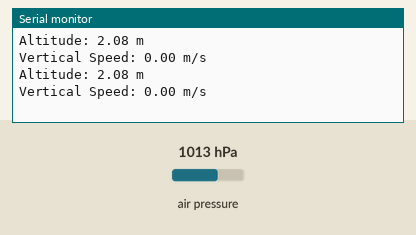
Simulated run of this sketch. Board: Raspberry Pi Pico. Parts: the last lines printed to the serial monitor. The inputs (shaded band) are chosen by the test bench; at power-on: air pressure 1013 hPa.

Above: at 1.2 s.
1.3 s: air pressure set to 952 hPa
At 1.81 s:
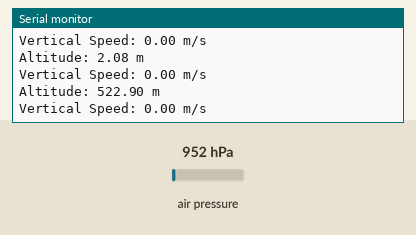
2.8 s: air pressure set to 975 hPa
At 3.4 s:
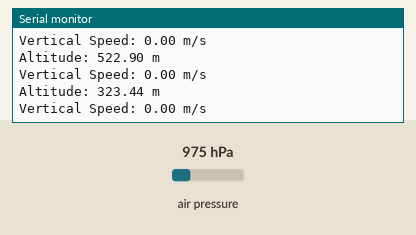
Timing chart, 0 to 5.8 s (numbered marks = the images above; inputs shaded):
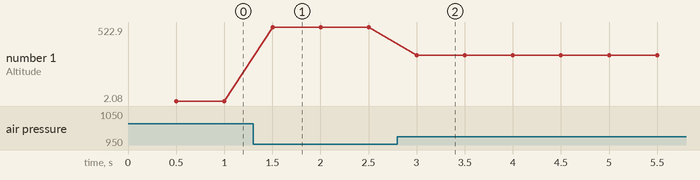

The sketch:

combined_125.ino
```cpp
// snippet: combined_125
// tags: combined, multi-sensor, millis, adafruit_bmp280
// boards: avr, esp32, megaavr, nano33iot, romi32u4, rp2040
// library: Adafruit_BMP280
// description: BMP280 altitude logger: Declare float altitude, prevAltitude, verticalSpeed globally
// prompts: bmp280, altitude, logger, declare, float, altitude
// verified: compile-only
// source: kd-generated (id 125)
// exact-include: Wire.h, Adafruit_BMP280.h

#include <Wire.h>
#include <Adafruit_BMP280.h>

Adafruit_BMP280 bmp;
float altitude = 0.0f;
float prevAltitude = 0.0f;
float verticalSpeed = 0.0f;
unsigned long prevSampleMs = 0;
unsigned long prevPrintMs = 0;
const unsigned long SAMPLE_INTERVAL = 100;
const unsigned long PRINT_INTERVAL = 500;

void setup() {
  Serial.begin(9600);
  if (!bmp.begin(0x76)) { Serial.println("BMP280 not found"); while (1); }
  bmp.setSampling(Adafruit_BMP280::MODE_NORMAL,
                  Adafruit_BMP280::SAMPLING_X2,
                  Adafruit_BMP280::SAMPLING_X16,
                  Adafruit_BMP280::FILTER_X16,
                  Adafruit_BMP280::STANDBY_MS_500);
  altitude = bmp.readAltitude(1013.25);
  prevAltitude = altitude;
}

void loop() {
  unsigned long now = millis();

  // Sample altitude every 100ms (separate timer from print)
  if (now - prevSampleMs >= SAMPLE_INTERVAL) {
    prevSampleMs = now;
    altitude = bmp.readAltitude(1013.25);
    verticalSpeed = (altitude - prevAltitude) / (SAMPLE_INTERVAL / 1000.0f);
    prevAltitude = altitude;
  }

  // Print every 500ms (separate timer)
  if (now - prevPrintMs >= PRINT_INTERVAL) {
    prevPrintMs = now;
    Serial.print("Altitude: "); Serial.print(altitude, 2); Serial.println(" m");
    Serial.print("Vertical Speed: "); Serial.print(verticalSpeed, 2); Serial.println(" m/s");
  }
}
```

Measured:
- after the input at 1.3 s, the serial monitor: prints a new line after 0.20 s (image 1)
- after the input at 2.8 s, the serial monitor: prints a new line after 0.20 s (image 2)
- plotted number 1: 2.08 → 522.9 after the input at 1.3 s, 522.9 → 323.44 after the input at 2.8 s
